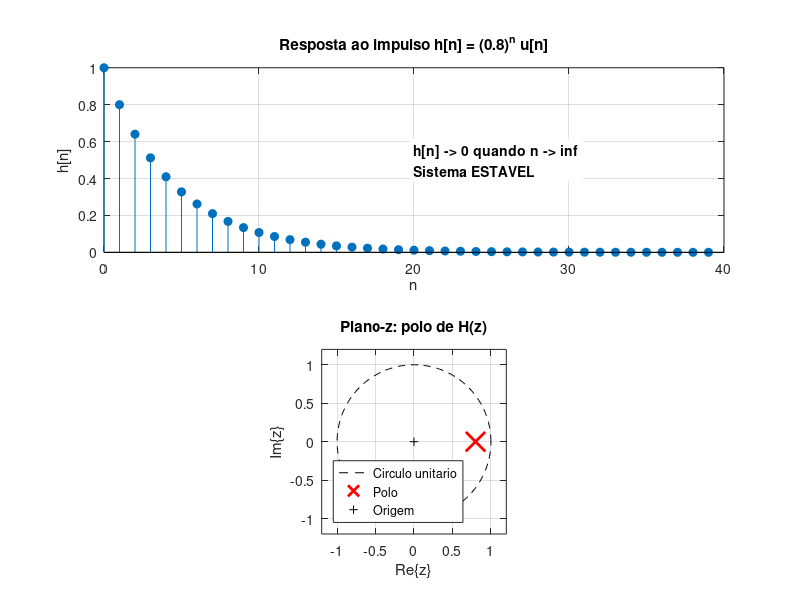

Recreate this plot in MATLAB.
% =========================================================================
% ATIVIDADE 07 - Resposta ao impulso e estabilidade via Transformada-Z
% -------------------------------------------------------------------------
%             1
%   H(z) = --------------
%          1 - 0.8 z^{-1}
%
% Determina numericamente a resposta ao impulso h[n] e discute a
% estabilidade do sistema a partir do comportamento de h[n] e da posicao
% do polo no plano-z.
% =========================================================================

clear; clc; close all;

% --- Coeficientes da funcao de transferencia ---
% H(z) = B(z)/A(z) com B = 1 e A = [1 -0.8]
B = 1;
A = [1 -0.8];

% --- Resposta ao impulso h[n] ---
N = 40;
delta = [1 zeros(1, N-1)];      % impulso unitario
h     = filter(B, A, delta);    % h[n] = (0.8)^n * u[n]

% --- Polos (numericamente) ---
polos = roots(A);
raio  = abs(polos);

fprintf('Polo do sistema   : z = %.4f\n', polos);
fprintf('|polo|            : %.4f\n', raio);
if all(raio < 1)
    fprintf('Status            : ESTAVEL (todos os polos dentro do circulo unitario)\n');
else
    fprintf('Status            : INSTAVEL\n');
end

% --- Verificacao analitica: h[n] = 0.8^n ---
h_analitica = (0.8).^(0:N-1);
erro_max = max(abs(h - h_analitica));
fprintf('Erro maximo entre h numerica e h analitica (0.8^n): %.2e\n', erro_max);

% --- Graficos ---
fig = figure('Name','Atividade 07 - Resposta ao impulso e estabilidade', ...
             'Position',[100 100 900 700]);

subplot(2,1,1);
stem(0:N-1, h, 'filled');
title('Resposta ao impulso h[n] = (0.8)^n u[n]');
xlabel('n'); ylabel('h[n]'); grid on;
text(N/2, 0.5, sprintf('h[n] -> 0 quando n -> inf\nSistema ESTAVEL'), ...
     'FontWeight','bold','BackgroundColor','w');

subplot(2,1,2);
theta = linspace(0, 2*pi, 200);
plot(cos(theta), sin(theta), 'k--'); hold on; axis equal; grid on;
plot(real(polos), imag(polos), 'rx', 'MarkerSize', 14, 'LineWidth', 2);
plot(0, 0, 'k+');
title('Plano-z: polo de H(z)');
xlabel('Re\{z\}'); ylabel('Im\{z\}');
legend('Circulo unitario','Polo','Origem','Location','southwest');
xlim([-1.2 1.2]); ylim([-1.2 1.2]);

fprintf('\nConclusao: como h[n] decai geometricamente para zero, sua soma\n');
fprintf('eh absolutamente convergente, atendendo ao criterio BIBO.\n');
fprintf('Isso equivale, no plano-z, a observar que o polo (z=0.8) esta\n');
fprintf('estritamente dentro do circulo unitario.\n');

% --- Salvar PNG em Resultados/ ---
script_dir = fileparts(mfilename('fullpath'));
out_dir    = fullfile(script_dir, '..', '..', 'Resultados');
if ~exist(out_dir, 'dir'); mkdir(out_dir); end
print(fig, fullfile(out_dir, 'simulacao7atvd7.png'), '-dpng', '-r120');
fprintf('Figura salva em: %s\n', fullfile(out_dir, 'simulacao7atvd7.png'));
